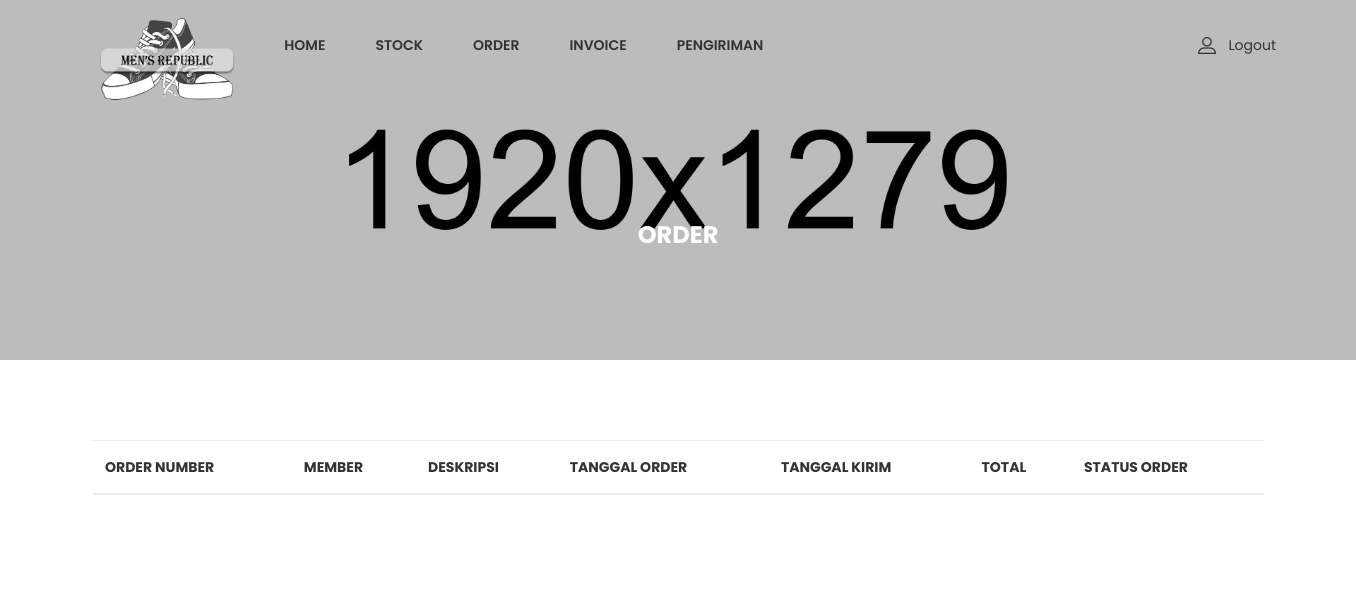
Page /admin/admin_page.php?page=order_list on the earlier database version.
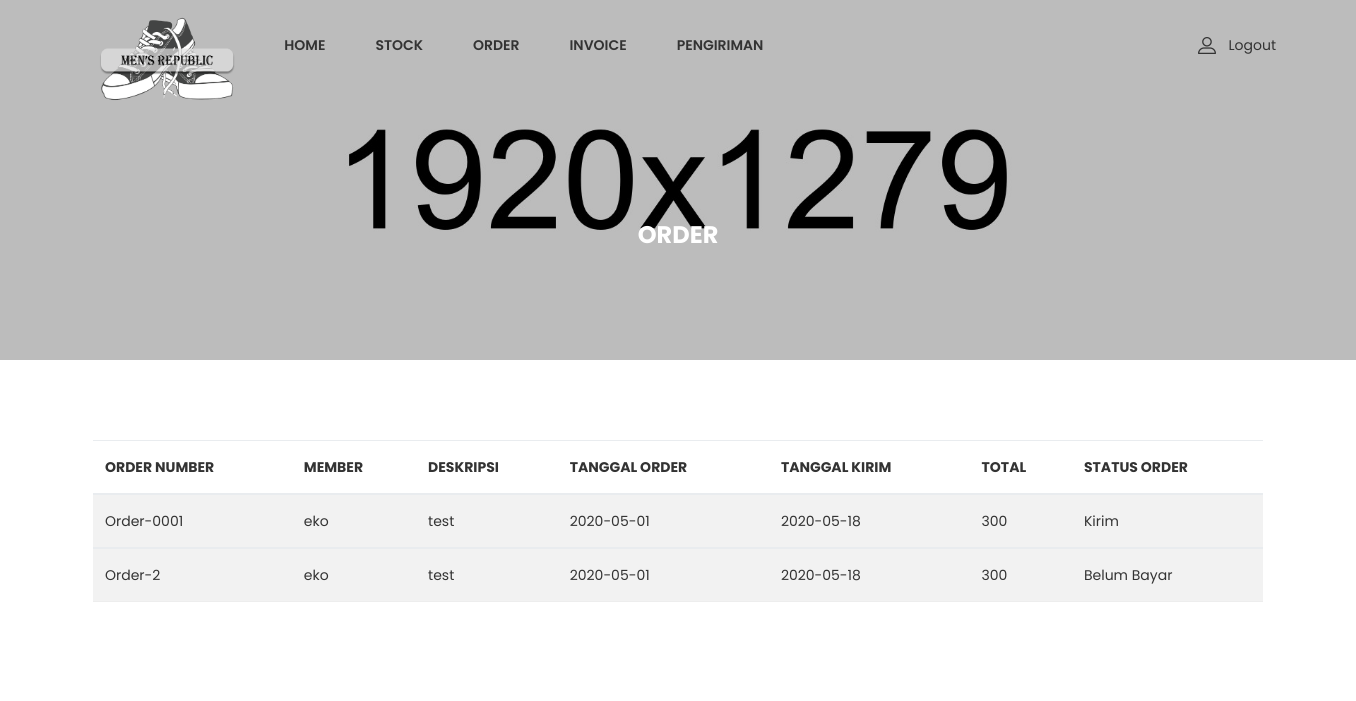
Same page on the later database version.
### tables this page shows
CREATE TABLE `order_list` (
  `id_order` int(11) NOT NULL,
  `order_num` varchar(25) DEFAULT NULL,
  `deskripsi` text DEFAULT NULL,
  `id_member` int(11) DEFAULT NULL,
  `id_status_order` int(11) DEFAULT NULL,
  `tanggal_order` date DEFAULT NULL,
  `tanggal_kirim` date DEFAULT NULL,
  `total_harga` float DEFAULT NULL
);

CREATE TABLE `member` (
  `id_member` int(11) NOT NULL,
  `nama` varchar(100) DEFAULT NULL,
  `member_active` tinyint(1) DEFAULT NULL,
  `alamat` varchar(100) DEFAULT NULL,
  `email` varchar(100) DEFAULT NULL,
  `tanggal_lahir` date DEFAULT NULL
);

CREATE TABLE `status_order` (
  `id_status_order` int(11) NOT NULL,
  `nama_status_order` varchar(50) DEFAULT NULL
);

### admin/order_list.php (the view)
<div class="ht__bradcaump__area bg-image--6">
    <div class="container">
        <div class="row">
            <div class="col-lg-12">
                <div class="bradcaump__inner text-center">
                    <h2 class="bradcaump-title">Order</h2>
                </div>
            </div>
        </div>
    </div>
</div>
<section class="my_account_area pt--80 pb--55 bg--white">
    <div class="container">
        <div class="card-body table-responsive p-0">
            <table class="table table-hover table-striped table-valign-middle">
                <thead>
                    <tr>
                        <th>Order Number</th>
                        <th>Member</th>
                        <th>Deskripsi</th>
                        <th>Tanggal Order</th>
                        <th>Tanggal kirim</th>
                        <th>Total</th>
                        <th>Status order</th>
                    </tr>
                </thead>
                <?php
                include '../func/koneksi.php';
                $data = mysqli_query($koneksi, "select * from order_list INNER JOIN member ON order_list.id_member=member.id_member INNER JOIN status_order ON order_list.id_status_order=status_order.id_status_order");
                while($d = mysqli_fetch_array($data)){
            ?>
                <tbody>
                    <tr>
                        <td><?php echo $d['order_num'] ?></td>
                        <td><?php echo $d['nama'] ?></td>
                        <td><?php echo $d['deskripsi'] ?></td>
                        <td><?php echo $d['tanggal_order'] ?></td>
                        <td><?php echo $d['tanggal_kirim'] ?></td>
                        <td><?php echo $d['total_harga'] ?></td>
                        <td><?php echo $d['nama_status_order'] ?></td>
                    </tr>
                </tbody>
                <?php
                }
            ?>
            </table>
        </div>
    </div>
</section>

### admin/admin_page.php (shortened to what this page needs)
<!DOCTYPE html>
<html lang="en">
<head>
	<link rel="stylesheet" href="../css/bootstrap.min.css">
	<link rel="stylesheet" href="../css/plugins.css">
	<link rel="stylesheet" href="../style.css">
	<link rel="stylesheet" href="../css/custom.css">
</head>
<body>
	<div class="wrapper" id="wrapper">
		<header id="wn__header" class="header__area header__absolute sticky__header">
			<div class="container-fluid">
				<div class="row">
					<div class="col-md-6 col-sm-6 col-6 col-lg-2">
						<div class="logo">
							<a href="index.php">
								<img src="images/logo/logo.png" alt="logo images">
							</a>
						</div>
					</div>
					<div class="col-lg-8 d-none d-lg-block">
						<nav class="mainmenu__nav">
							<ul class="meninmenu d-flex justify-content-start">
								<li class="drop with--one--item"><a href="admin_page.php?page=admin_home">Home</a></li>
								<li class="drop with--one--item"><a href="admin_page.php?page=admin_gudang">Stock</a>
								</li>
								<li class="drop with--one--item"><a href="admin_page.php?page=order_list">Order</a>
								</li>
								<li class="drop with--one--item"><a href="admin_page.php?page=invoice_list">Invoice</a>
								</li>
								<li class="drop with--one--item"><a href="admin_page.php?page=list_pengiriman">Pengiriman</a>
								</li>
							</ul>
						</nav>
					</div>
					<div class="col-md-6 col-sm-6 col-6 col-lg-2">
						<ul class="header__sidebar__right d-flex justify-content-end align-items-center">
							<li class="setting__bar__icon"><a class="setting__active" href="#"></a>
							</li>
							<li><a href="../func/logout.php">Logout</a></li>
						</ul>
					</div>
				</div>
			</div>
		</header>
		<?php
			if(isset($_GET['page'])){
				$page = $_GET['page'];
				switch($page){
					case 'order_list':
						include 'order_list.php';
					break;
				}
			}
			else{
				include 'admin_home.php';
			}
		?>
	</div>
</body>
</html>

Differences in the rows shown:
added order_list: order_num "Order-0001", id_member.nama "eko", deskripsi "test", tanggal_order "2020-05-01", tanggal_kirim "2020-05-18", total_harga "300", id_status_order.nama_status_order "Kirim"
added order_list: order_num "Order-2", id_member.nama "eko", deskripsi "test", tanggal_order "2020-05-01", tanggal_kirim "2020-05-18", total_harga "300", id_status_order.nama_status_order "Belum Bayar"
